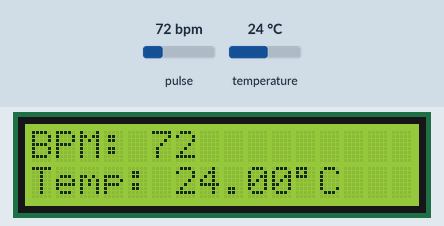
A sketch run on a simulated Arduino Uno, built with avr-gcc and run on an emulated ATmega328P. Shown: 16×2 character LCD. The inputs (shaded band) are chosen by the test bench; at power-on: temperature 24 °C, pulse 72 bpm. What the sketch prints to the serial monitor is not drawn.

Above: at 5.3 s.
5.4 s: temperature set to 12 °C
At 8.8 s:
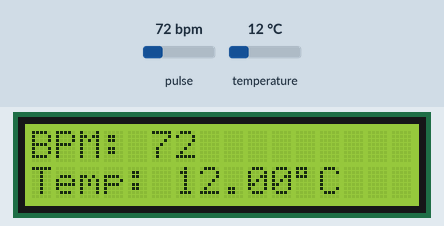
9.2 s: pulse set to 42 bpm
At 10.9 s:
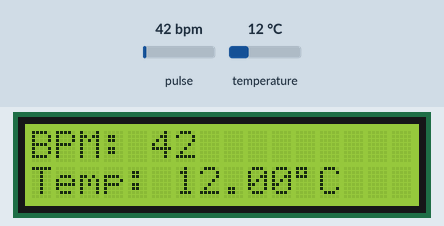
12.0 s: temperature set to 19 °C
At 14.3 s:
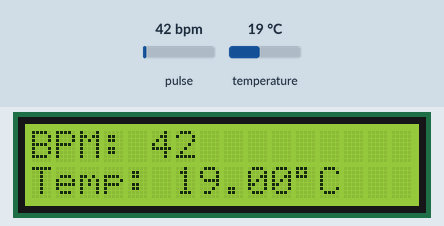
14.8 s: pulse set to 70 bpm
At 16.4 s:
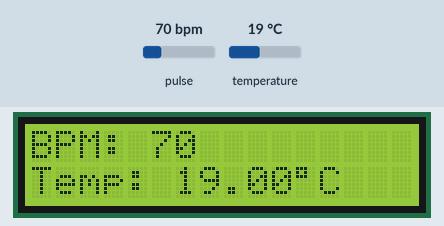
17.6 s: temperature set to 28 °C
At 19.8 s:
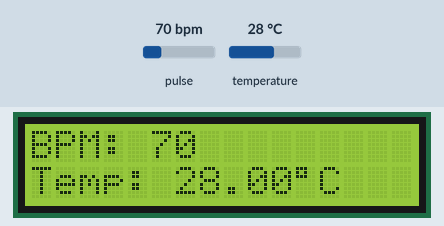
20.4 s: pulse set to 100 bpm
At 22.0 s:
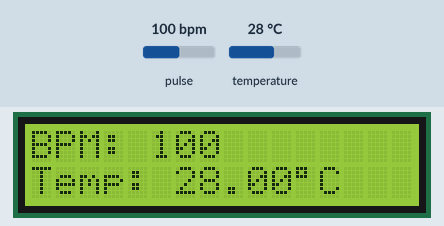
Timing chart, 0 to 23.5 s (numbered marks = the images above; inputs shaded):
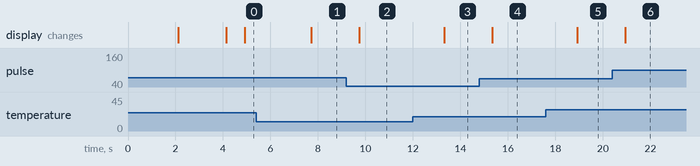

Measured:
- after the input at 5.4 s, the display: changes after 2.3 s (image 1)
- after the input at 9.2 s, the display: changes after 0.53 s (image 2)
- after the input at 12.0 s, the display: changes after 1.3 s (image 3)
- after the input at 14.8 s, the display: changes after 0.53 s (image 4)
- after the input at 17.6 s, the display: changes after 1.3 s (image 5)
- after the input at 20.4 s, the display: changes after 0.54 s (image 6)

The sketch:

uno.ino
```cpp
#include <SoftwareSerial.h>
SoftwareSerial SMESerial(6, 7);
#include <PulseSensorPlayground.h>
#include <OneWire.h>
#include <DallasTemperature.h>
#include <Wire.h>
#include <LiquidCrystal_I2C.h>

// Pulse Sensor Setup
#define USE_ARDUINO_INTERRUPTS true
const int PulseWire = A0;
int Threshold = 550;
PulseSensorPlayground pulseSensor;

// DS18B20 Setup
const int ONE_WIRE_BUS = 2; // Pin data untuk sensor DS18B20
OneWire oneWire(ONE_WIRE_BUS);
DallasTemperature sensors(&oneWire);

// LCD I2C Setup
LiquidCrystal_I2C lcd(0x27, 16, 2); // Address 0x27, 16 chars, 2 lines
int myBPMFiks = 0; // Variabel untuk menyimpan nilai BPM
bool beatDetected = false; // Indikator apakah BPM terdeteksi

void setup() {
  // Serial Communication Setup
  Serial.begin(9600);
  SMESerial.begin(9600);
  Serial.println("Serial Begin");

  // Pulse Sensor Setup
  pulseSensor.analogInput(PulseWire);
  pulseSensor.setThreshold(Threshold);
  delay(2000);

  if (pulseSensor.begin()) {
    Serial.println("Pulse Sensor Initialized");
    lcd.init();
    lcd.backlight();
    lcd.setCursor(0, 0);
    lcd.print("Pulse Sensor OK");
  } else {
    Serial.println("Pulse Sensor Error");
    lcd.init();
    lcd.backlight();
    lcd.setCursor(0, 0);
    lcd.print("Pulse Sensor Err");
  }

  // DS18B20 Setup
  sensors.begin();
  lcd.setCursor(0, 1);
  lcd.print("Temp Sensor Init");
  Serial.println("Temperature Sensor Initialized");
  delay(2000);
  lcd.clear();
}

void loop() {
  // Reset indikator deteksi denyut pada setiap loop
  beatDetected = false;
  myBPMFiks=0;

  // Pulse Sensor BPM Measurement
  int myBPM = pulseSensor.getBeatsPerMinute();
  if (pulseSensor.sawStartOfBeat()) {
    beatDetected = true; // Set indikator deteksi denyut

    // // Display BPM on LCD
    // lcd.setCursor(0, 0);
    // lcd.print("BPM: ");
    // lcd.print(myBPM);
    // lcd.print("   "); // Clear trailing characters

    // // Send BPM to Serial Monitor and SMESerial
    // Serial.print("BPM: ");
    // Serial.println(myBPM);
    // SMESerial.print(myBPM);
    // SMESerial.print('|');

      // // Jika tidak ada deteksi denyut, set nilai BPM ke 0
    if (myBPM > 0) {
      myBPMFiks=myBPM;

    }

  }
  lcd.setCursor(0, 0);
  lcd.print("BPM: ");
  lcd.print(myBPMFiks);
  lcd.print("   "); // Clear trailing characters

  Serial.println("No BPM detected, BPM set to 0");
  SMESerial.print(myBPMFiks);
  SMESerial.print('|');


  // DS18B20 Temperature Measurement
  sensors.requestTemperatures();
  float temperatureC = sensors.getTempCByIndex(0);

  if (temperatureC != DEVICE_DISCONNECTED_C) {
    // Display temperature on LCD
    lcd.setCursor(0, 1);
    lcd.print("Temp: ");
    lcd.print(temperatureC);
    lcd.print((char)223);
    lcd.print("C   "); // Clear trailing characters

    // Send Temperature to Serial Monitor and SMESerial
    Serial.print("Temp: ");
    Serial.print(temperatureC);
    Serial.println(" C");
    SMESerial.print(temperatureC);
    SMESerial.print('|');
  } else {
    lcd.setCursor(0, 1);
    lcd.print("Temp Sensor Err");
    Serial.println("Temperature Sensor Error");
  }

  delay(2000);
}
```
